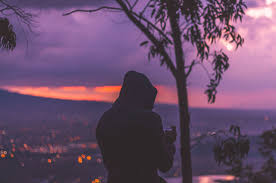
#> input picture Image/person3.jpg, 276 x 183 px, given in place of the camera
$ jupyter execute WebcamVideoColorImage.ipynb   (text cells are left out)
#> lines starting #> are read from the running program, lines starting #| are printed output that depends on the picture; after the words box and inside, x2 and y2 are one past the last pixel; in counts of white or black regions, pixels touching at a corner belong together
#> further down, frame is the input picture: shape (183, 276, 3); mean B, G, R 106.9, 78.2, 105.7
[cell 1]
import numpy as np
import cv2

[cell 2]
#start video capture
cap = cv2.VideoCapture(0)

[cell 3]
if cap.isOpened():
    width = int(cap.get(cv2.CAP_PROP_FRAME_WIDTH))
    height = int(cap.get(cv2.CAP_PROP_FRAME_HEIGHT))

    print('width, height: ', width, height)

[cell 4]
def equalizeHistColor(frame):
    #equalize the histogram of color image - simple histogram equalization
    #img = cv2.cvtColor(frame, cv2.COLOR_RGB2HSV)
    #img[:,:,2] = cv2.equalizeHist(img[:,:,2])
    #return cv2.cvtColor(img, cv2.COLOR_HSV2RGB)

    #adaptive histogram equalization
    clahe = cv2.createCLAHE(clipLimit=2, tileGridSize=(8,8))
    img = cv2.cvtColor(frame, cv2.COLOR_RGB2GRAY)
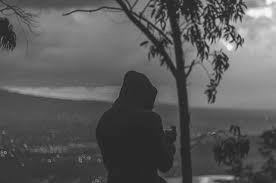
#> img: shape (183, 276); min 23, max 252, mean 89.9
    clh = clahe.apply(img)
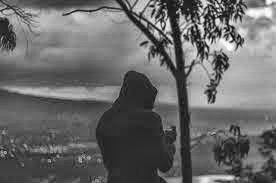
#> clh: shape (183, 276); min 4, max 255, mean 105.1
    return cv2.cvtColor(clh, cv2.COLOR_GRAY2RGB)

[cell 5]
def threshold(average_pixel, frame):
    #threshold value for brightness quality
    #need to tweak the value
    low_thresh = 100
    high_thresh = 200

    if average_pixel > low_thresh and average_pixel < high_thresh:
        cv2.putText(frame, 'Video Brightness: OK', (50,50), font, 1, (0, 255, 255), 2, cv2.LINE_4)
    elif average_pixel > high_thresh:
        cv2.putText(frame, 'Video Brightness: Bright', (50,50), font, 1, (0, 255, 255), 2, cv2.LINE_4)
    elif average_pixel < low_thresh:
        cv2.putText(frame, 'Video Brightness: Dark', (50,50), font, 1, (0, 255, 255), 2, cv2.LINE_4)

[cell 6]
while(True):
    ret, frame = cap.read()

    #operations on the frame
    img = equalizeHistColor(frame)

    #convert to grayscale
    grayFrame = cv2.cvtColor(img, cv2.COLOR_BGR2GRAY)

    #count average pixel intensity form the image
    total_pixel = 0
    for i in range(0, int(height)):
        for j in range(0, int(width)):
            #total-up all pixel inside the image
            total_pixel += grayFrame[i,j]
#> after the loop, total_pixel = 5306875

    #average all the total pixel image
    average_pixel = total_pixel / (width * height)
#> average_pixel = 105.1

    #decribe the type of font to be used
    font = cv2.FONT_HERSHEY_SIMPLEX

    #compare pixel intensity with the threshold value
    threshold(average_pixel, frame)
#> in threshold, `cv2.putText(frame, 'Video Brightness: OK', (50,50), font, 1, (0, 255, ..`:
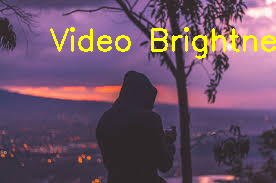
#> frame: shape (183, 276, 3); 3.29% of pixels changed, all inside (x1, y1, x2, y2) = (50, 27, 276, 59)

    #display original image
    cv2.imshow('Real-Time Video Session', frame)

    #display resulting image
    #cv2.imshow('Histogram Equalization', img)
    if cv2.waitKey(1) & 0xFF == ord('q'):
#> (key q is pressed here)
        break

#release video capture
cap.release()
cv2.destroyAllWindows()

$ run again, on Image/person4.jpg
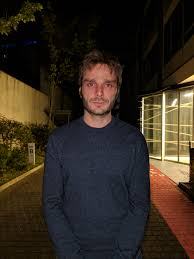
#> input picture Image/person4.jpg, 194 x 259 px, given in place of the camera
#> frame is the input picture: shape (259, 194, 3); mean B, G, R 32.1, 42.6, 52.5
#> in equalizeHistColor, `clh = clahe.apply(img)`:
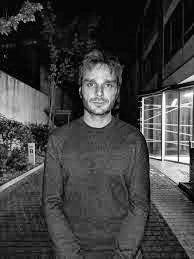
#> clh: shape (259, 194); min 1, max 255, mean 64.5
#> after the loop `for i in range(0, int(height)):`: total_pixel = 3241255
#> average_pixel = 64.51
#> in threshold, `cv2.putText(frame, 'Video Brightness: Dark', (50,50), font, 1, (0, 255..`:
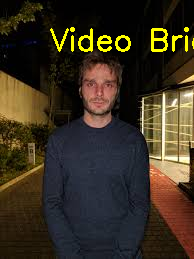
#> frame: shape (259, 194, 3); 2.01% of pixels changed, all inside (x1, y1, x2, y2) = (50, 27, 194, 52)

$ run again, on Image/person5.jpg
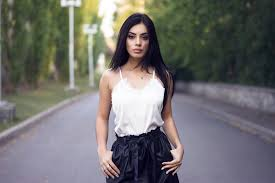
#> input picture Image/person5.jpg, 275 x 183 px, given in place of the camera
#> frame is the input picture: shape (183, 275, 3); mean B, G, R 110.1, 111.4, 112.7
#> in equalizeHistColor, `clh = clahe.apply(img)`:
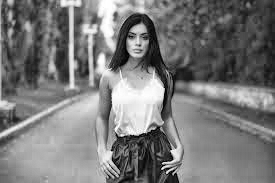
#> clh: shape (183, 275); min 1, max 255, mean 121.4
#> after the loop `for i in range(0, int(height)):`: total_pixel = 6110020
#> average_pixel = 121.4
#> in threshold, `cv2.putText(frame, 'Video Brightness: OK', (50,50), font, 1, (0, 255, ..`:
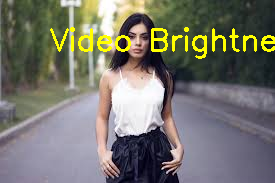
#> frame: shape (183, 275, 3); 3.29% of pixels changed, all inside (x1, y1, x2, y2) = (50, 27, 275, 59)

$ run again, on Image/person6.jpg
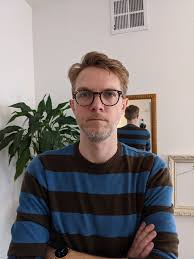
#> input picture Image/person6.jpg, 194 x 259 px, given in place of the camera
#> frame is the input picture: shape (259, 194, 3); mean B, G, R 121.5, 122, 128.4
#> in equalizeHistColor, `clh = clahe.apply(img)`:
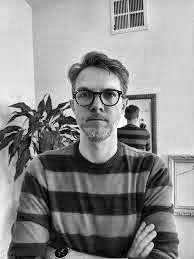
#> clh: shape (259, 194); min 1, max 255, mean 141.4
#> after the loop `for i in range(0, int(height)):`: total_pixel = 7106944
#> average_pixel = 141.4
#> in threshold, `cv2.putText(frame, 'Video Brightness: OK', (50,50), font, 1, (0, 255, ..`:
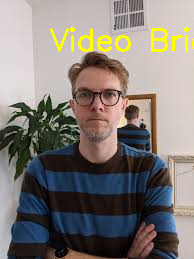
#> frame: shape (259, 194, 3); 2.01% of pixels changed, all inside (x1, y1, x2, y2) = (50, 27, 194, 52)
